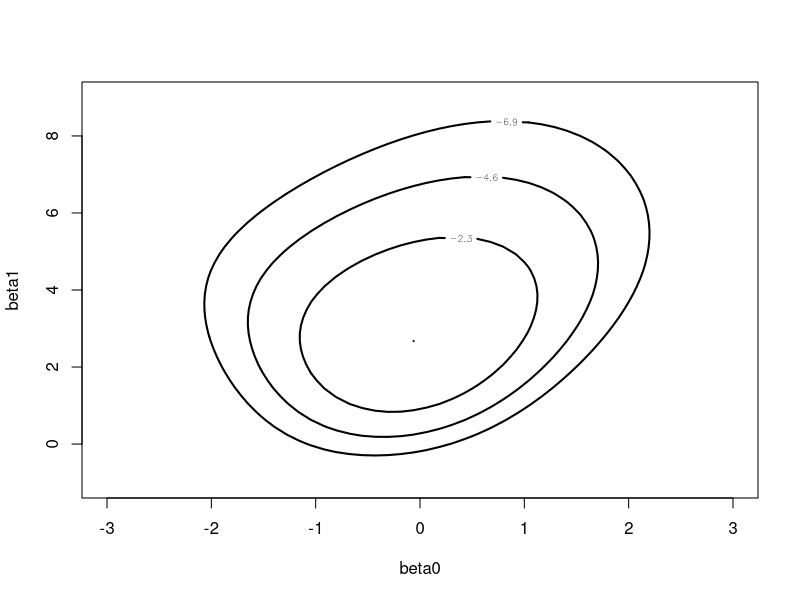
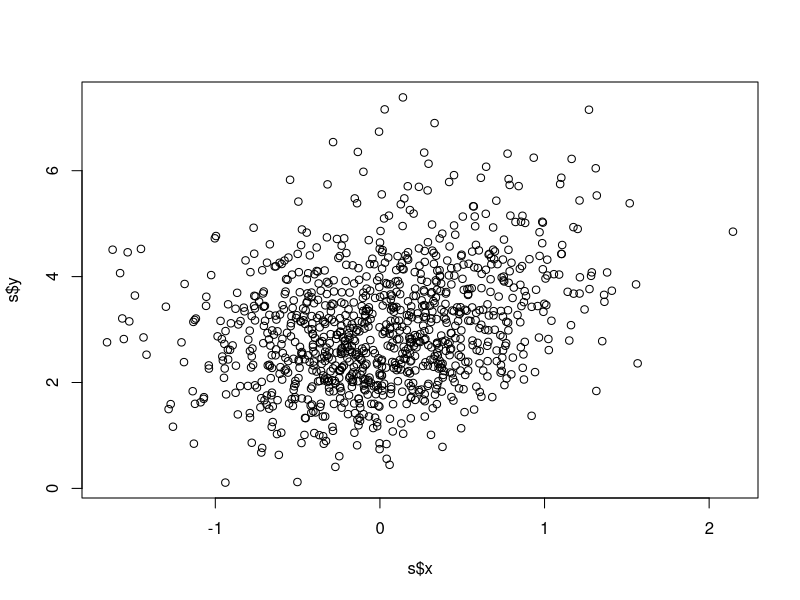
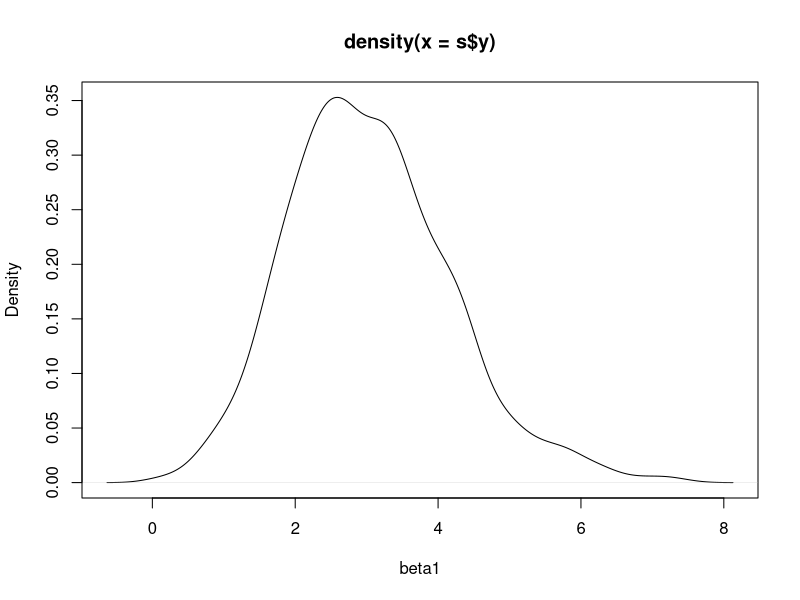
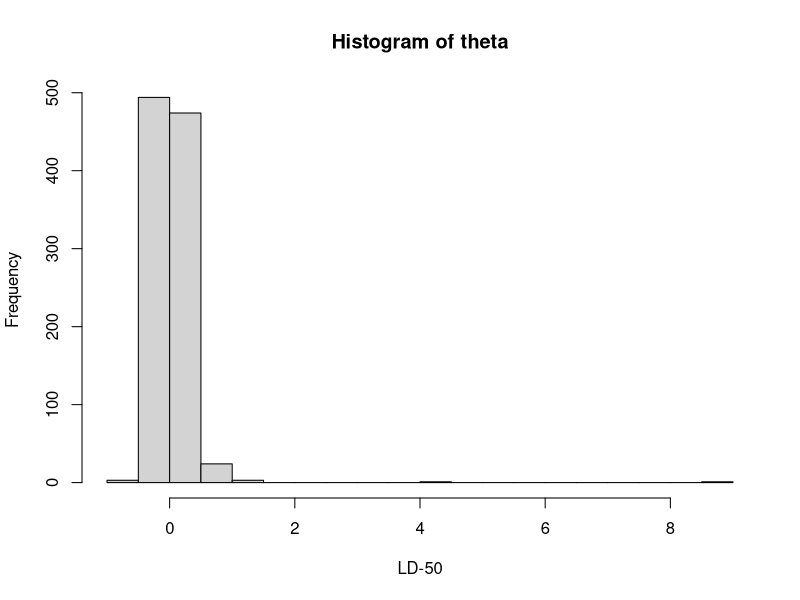

Write R code to recreate these figures, in order.
## ---- chunk 1
knitr::opts_chunk$set(echo = TRUE)
## ---- chunk 2
library(LearnBayes)
library(graphics)
## ---- chunk 3
x=c(-0.86, -0.3, -0.05, 0.73)
n=c(5,5,5,5)
y=c(0,1,3,5)
data=cbind(x,n,y)
## ---- chunk 4
response = cbind(y, n - y)
results = glm(response ~ x, family = binomial)
summary(results)
## ---- chunk 5
#install LearnBayes
#beta.select: Selection of Beta Prior Given Knowledge of Two Quantiles
beta.select(list(p=.5,x=.2),list(p=.9,x=.5))
## ---- chunk 6
beta.select(list(p=.5,x=.8),list(p=.9,x=.98))
## ---- chunk 7
prior=rbind(c(-0.7, 4.68, 1.12), c(0.6, 2.10, 0.74))
data.new=rbind(data, prior)
## ---- chunk 8
mycontour(logisticpost,c(-3,3,-1,9),data.new, xlab="beta0", ylab="beta1")
## ---- chunk 9
s=simcontour(logisticpost,c(-2,3,-1,11), data.new, 1000)
#points(s)
plot(s)
## ---- chunk 10
plot(density(s$y),xlab="beta1")
## ---- chunk 11
theta=-s$x/s$y
hist(theta,xlab="LD-50",breaks=20)
## ---- chunk 12
quantile(theta,c(.025,.975))
